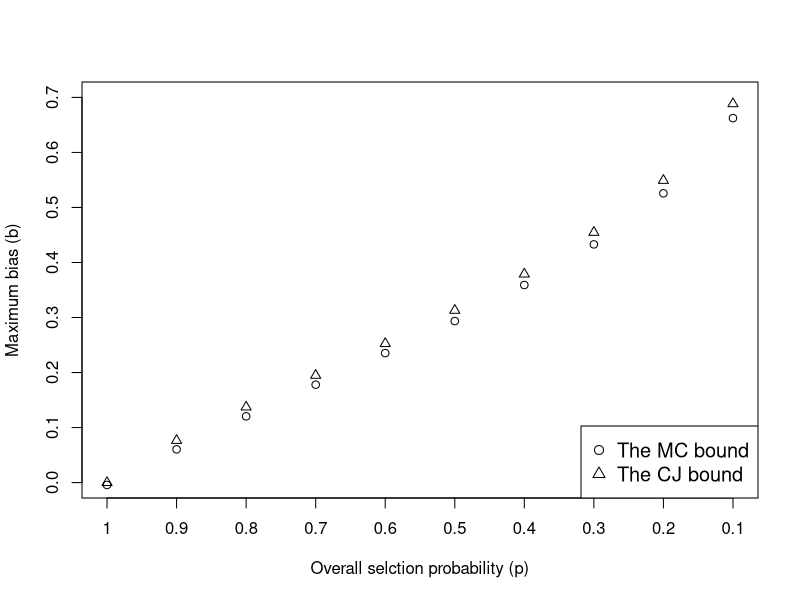

This figure's R source:
## NOTES
## DATA IS SAVED IN "eg1-raw.csv"
## 


## DATA PREPROCESS
example1 <- read.csv("eg1-raw.csv")
example1$sigmasq <- (1/example1$precision)^2

## META-ANALYSIS WITHOUT CONSIDERING PUBLICATION BIAS
library(metafor)
rma.uni(yi = y, vi = sigmasq, data = example1, method = "ML")

## ANALYTICAL COPAS-JACKSON BOUND (tau=0)
p <- seq(1, 0.1, -0.1)
u <- qnorm(p)
b.CJ <- with(example1, {1/p*dnorm(u)*sum(precision)/sum(precision^2)})
names(b.CJ) <- sprintf("p=%.2f", p)
b.CJ

## IMPORT THE MC BOUND
b.MC.result <- read.csv("MCbounds.csv")
b.MC <- rev(b.MC.result$maxb)
names(b.MC) <- sprintf("p=%.2f", p)

## COMPARISON PLOT
setEPS(width = 6, height = 6); postscript("eg1.eps")
plot(b.MC, ylab = "Maximum bias (b)", xlab = "Overall selction probability (p)", ylim = c(0,0.7), xaxt = "n")
points(b.CJ, pch = 2)
axis(1, at = 1:10, labels = p)
legend("bottomright", legend = c("The MC bound", "The CJ bound"), 
       pch=c(1,2), cex = 1.2)
dev.off()
